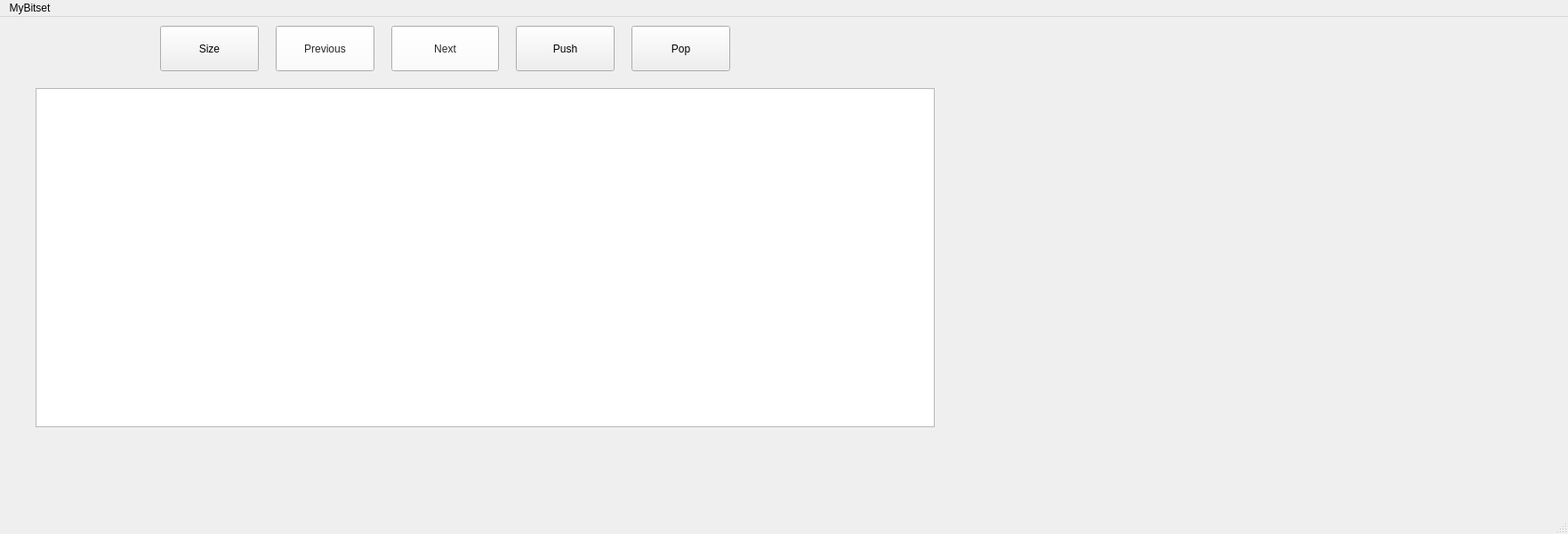
<?xml version="1.0" encoding="UTF-8"?>
<ui version="4.0">
 <class>MainWindow</class>
 <widget class="QMainWindow" name="MainWindow">
  <property name="geometry">
   <rect>
    <x>0</x>
    <y>0</y>
    <width>1763</width>
    <height>600</height>
   </rect>
  </property>
  <property name="windowTitle">
   <string>MainWindow</string>
  </property>
  <widget class="QWidget" name="centralwidget">
   <widget class="QGraphicsView" name="graphicsView">
    <property name="geometry">
     <rect>
      <x>40</x>
      <y>80</y>
      <width>1011</width>
      <height>381</height>
     </rect>
    </property>
   </widget>
   <widget class="QPushButton" name="pushButton">
    <property name="geometry">
     <rect>
      <x>440</x>
      <y>10</y>
      <width>121</width>
      <height>51</height>
     </rect>
    </property>
    <property name="palette">
     <palette>
      <active>
       <colorrole role="WindowText">
        <brush brushstyle="SolidPattern">
         <color alpha="255">
          <red>0</red>
          <green>0</green>
          <blue>0</blue>
         </color>
        </brush>
       </colorrole>
       <colorrole role="Button">
        <brush brushstyle="SolidPattern">
         <color alpha="255">
          <red>253</red>
          <green>0</green>
          <blue>0</blue>
         </color>
        </brush>
       </colorrole>
       <colorrole role="Light">
        <brush brushstyle="SolidPattern">
         <color alpha="255">
          <red>255</red>
          <green>124</green>
          <blue>124</blue>
         </color>
        </brush>
       </colorrole>
       <colorrole role="Midlight">
        <brush brushstyle="SolidPattern">
         <color alpha="255">
          <red>254</red>
          <green>62</green>
          <blue>62</blue>
         </color>
        </brush>
       </colorrole>
       <colorrole role="Dark">
        <brush brushstyle="SolidPattern">
         <color alpha="255">
          <red>126</red>
          <green>0</green>
          <blue>0</blue>
         </color>
        </brush>
       </colorrole>
       <colorrole role="Mid">
        <brush brushstyle="SolidPattern">
         <color alpha="255">
          <red>169</red>
          <green>0</green>
          <blue>0</blue>
         </color>
        </brush>
       </colorrole>
       <colorrole role="Text">
        <brush brushstyle="SolidPattern">
         <color alpha="255">
          <red>0</red>
          <green>0</green>
          <blue>0</blue>
         </color>
        </brush>
       </colorrole>
       <colorrole role="BrightText">
        <brush brushstyle="SolidPattern">
         <color alpha="255">
          <red>255</red>
          <green>255</green>
          <blue>255</blue>
         </color>
        </brush>
       </colorrole>
       <colorrole role="ButtonText">
        <brush brushstyle="SolidPattern">
         <color alpha="255">
          <red>0</red>
          <green>0</green>
          <blue>0</blue>
         </color>
        </brush>
       </colorrole>
       <colorrole role="Base">
        <brush brushstyle="SolidPattern">
         <color alpha="255">
          <red>255</red>
          <green>255</green>
          <blue>255</blue>
         </color>
        </brush>
       </colorrole>
       <colorrole role="Window">
        <brush brushstyle="SolidPattern">
         <color alpha="255">
          <red>253</red>
          <green>0</green>
          <blue>0</blue>
         </color>
        </brush>
       </colorrole>
       <colorrole role="Shadow">
        <brush brushstyle="SolidPattern">
         <color alpha="255">
          <red>0</red>
          <green>0</green>
          <blue>0</blue>
         </color>
        </brush>
       </colorrole>
       <colorrole role="AlternateBase">
        <brush brushstyle="SolidPattern">
         <color alpha="255">
          <red>254</red>
          <green>127</green>
          <blue>127</blue>
         </color>
        </brush>
       </colorrole>
       <colorrole role="ToolTipBase">
        <brush brushstyle="SolidPattern">
         <color alpha="255">
          <red>255</red>
          <green>255</green>
          <blue>220</blue>
         </color>
        </brush>
       </colorrole>
       <colorrole role="ToolTipText">
        <brush brushstyle="SolidPattern">
         <color alpha="255">
          <red>0</red>
          <green>0</green>
          <blue>0</blue>
         </color>
        </brush>
       </colorrole>
       <colorrole role="PlaceholderText">
        <brush brushstyle="SolidPattern">
         <color alpha="127">
          <red>0</red>
          <green>0</green>
          <blue>0</blue>
         </color>
        </brush>
       </colorrole>
      </active>
      <inactive>
       <colorrole role="WindowText">
        <brush brushstyle="SolidPattern">
         <color alpha="255">
          <red>35</red>
          <green>38</green>
          <blue>41</blue>
         </color>
        </brush>
       </colorrole>
       <colorrole role="Button">
        <brush brushstyle="SolidPattern">
         <color alpha="255">
          <red>251</red>
          <green>252</green>
          <blue>253</blue>
         </color>
        </brush>
       </colorrole>
       <colorrole role="Light">
        <brush brushstyle="SolidPattern">
         <color alpha="255">
          <red>255</red>
          <green>255</green>
          <blue>255</blue>
         </color>
        </brush>
       </colorrole>
       <colorrole role="Midlight">
        <brush brushstyle="SolidPattern">
         <color alpha="255">
          <red>255</red>
          <green>255</green>
          <blue>255</blue>
         </color>
        </brush>
       </colorrole>
       <colorrole role="Dark">
        <brush brushstyle="SolidPattern">
         <color alpha="255">
          <red>125</red>
          <green>126</green>
          <blue>126</blue>
         </color>
        </brush>
       </colorrole>
       <colorrole role="Mid">
        <brush brushstyle="SolidPattern">
         <color alpha="255">
          <red>167</red>
          <green>168</green>
          <blue>169</blue>
         </color>
        </brush>
       </colorrole>
       <colorrole role="Text">
        <brush brushstyle="SolidPattern">
         <color alpha="255">
          <red>35</red>
          <green>38</green>
          <blue>41</blue>
         </color>
        </brush>
       </colorrole>
       <colorrole role="BrightText">
        <brush brushstyle="SolidPattern">
         <color alpha="255">
          <red>255</red>
          <green>255</green>
          <blue>255</blue>
         </color>
        </brush>
       </colorrole>
       <colorrole role="ButtonText">
        <brush brushstyle="SolidPattern">
         <color alpha="255">
          <red>35</red>
          <green>38</green>
          <blue>41</blue>
         </color>
        </brush>
       </colorrole>
       <colorrole role="Base">
        <brush brushstyle="SolidPattern">
         <color alpha="255">
          <red>255</red>
          <green>255</green>
          <blue>255</blue>
         </color>
        </brush>
       </colorrole>
       <colorrole role="Window">
        <brush brushstyle="SolidPattern">
         <color alpha="255">
          <red>235</red>
          <green>239</green>
          <blue>244</blue>
         </color>
        </brush>
       </colorrole>
       <colorrole role="Shadow">
        <brush brushstyle="SolidPattern">
         <color alpha="255">
          <red>118</red>
          <green>118</green>
          <blue>118</blue>
         </color>
        </brush>
       </colorrole>
       <colorrole role="AlternateBase">
        <brush brushstyle="SolidPattern">
         <color alpha="255">
          <red>245</red>
          <green>246</green>
          <blue>249</blue>
         </color>
        </brush>
       </colorrole>
       <colorrole role="ToolTipBase">
        <brush brushstyle="SolidPattern">
         <color alpha="255">
          <red>245</red>
          <green>246</green>
          <blue>249</blue>
         </color>
        </brush>
       </colorrole>
       <colorrole role="ToolTipText">
        <brush brushstyle="SolidPattern">
         <color alpha="255">
          <red>35</red>
          <green>38</green>
          <blue>41</blue>
         </color>
        </brush>
       </colorrole>
       <colorrole role="PlaceholderText">
        <brush brushstyle="SolidPattern">
         <color alpha="128">
          <red>0</red>
          <green>0</green>
          <blue>0</blue>
         </color>
        </brush>
       </colorrole>
      </inactive>
      <disabled>
       <colorrole role="WindowText">
        <brush brushstyle="SolidPattern">
         <color alpha="255">
          <red>126</red>
          <green>0</green>
          <blue>0</blue>
         </color>
        </brush>
       </colorrole>
       <colorrole role="Button">
        <brush brushstyle="SolidPattern">
         <color alpha="255">
          <red>253</red>
          <green>0</green>
          <blue>0</blue>
         </color>
        </brush>
       </colorrole>
       <colorrole role="Light">
        <brush brushstyle="SolidPattern">
         <color alpha="255">
          <red>255</red>
          <green>124</green>
          <blue>124</blue>
         </color>
        </brush>
       </colorrole>
       <colorrole role="Midlight">
        <brush brushstyle="SolidPattern">
         <color alpha="255">
          <red>254</red>
          <green>62</green>
          <blue>62</blue>
         </color>
        </brush>
       </colorrole>
       <colorrole role="Dark">
        <brush brushstyle="SolidPattern">
         <color alpha="255">
          <red>126</red>
          <green>0</green>
          <blue>0</blue>
         </color>
        </brush>
       </colorrole>
       <colorrole role="Mid">
        <brush brushstyle="SolidPattern">
         <color alpha="255">
          <red>169</red>
          <green>0</green>
          <blue>0</blue>
         </color>
        </brush>
       </colorrole>
       <colorrole role="Text">
        <brush brushstyle="SolidPattern">
         <color alpha="255">
          <red>126</red>
          <green>0</green>
          <blue>0</blue>
         </color>
        </brush>
       </colorrole>
       <colorrole role="BrightText">
        <brush brushstyle="SolidPattern">
         <color alpha="255">
          <red>255</red>
          <green>255</green>
          <blue>255</blue>
         </color>
        </brush>
       </colorrole>
       <colorrole role="ButtonText">
        <brush brushstyle="SolidPattern">
         <color alpha="255">
          <red>126</red>
          <green>0</green>
          <blue>0</blue>
         </color>
        </brush>
       </colorrole>
       <colorrole role="Base">
        <brush brushstyle="SolidPattern">
         <color alpha="255">
          <red>253</red>
          <green>0</green>
          <blue>0</blue>
         </color>
        </brush>
       </colorrole>
       <colorrole role="Window">
        <brush brushstyle="SolidPattern">
         <color alpha="255">
          <red>253</red>
          <green>0</green>
          <blue>0</blue>
         </color>
        </brush>
       </colorrole>
       <colorrole role="Shadow">
        <brush brushstyle="SolidPattern">
         <color alpha="255">
          <red>177</red>
          <green>177</green>
          <blue>177</blue>
         </color>
        </brush>
       </colorrole>
       <colorrole role="AlternateBase">
        <brush brushstyle="SolidPattern">
         <color alpha="255">
          <red>245</red>
          <green>246</green>
          <blue>249</blue>
         </color>
        </brush>
       </colorrole>
       <colorrole role="ToolTipBase">
        <brush brushstyle="SolidPattern">
         <color alpha="255">
          <red>245</red>
          <green>246</green>
          <blue>249</blue>
         </color>
        </brush>
       </colorrole>
       <colorrole role="ToolTipText">
        <brush brushstyle="SolidPattern">
         <color alpha="255">
          <red>35</red>
          <green>38</green>
          <blue>41</blue>
         </color>
        </brush>
       </colorrole>
       <colorrole role="PlaceholderText">
        <brush brushstyle="SolidPattern">
         <color alpha="128">
          <red>0</red>
          <green>0</green>
          <blue>0</blue>
         </color>
        </brush>
       </colorrole>
      </disabled>
     </palette>
    </property>
    <property name="text">
     <string>Next</string>
    </property>
   </widget>
   <widget class="QPushButton" name="pushButton_2">
    <property name="geometry">
     <rect>
      <x>310</x>
      <y>10</y>
      <width>111</width>
      <height>51</height>
     </rect>
    </property>
    <property name="palette">
     <palette>
      <active>
       <colorrole role="WindowText">
        <brush brushstyle="SolidPattern">
         <color alpha="255">
          <red>0</red>
          <green>0</green>
          <blue>0</blue>
         </color>
        </brush>
       </colorrole>
       <colorrole role="Button">
        <brush brushstyle="SolidPattern">
         <color alpha="255">
          <red>253</red>
          <green>8</green>
          <blue>0</blue>
         </color>
        </brush>
       </colorrole>
       <colorrole role="Light">
        <brush brushstyle="SolidPattern">
         <color alpha="255">
          <red>255</red>
          <green>129</green>
          <blue>124</blue>
         </color>
        </brush>
       </colorrole>
       <colorrole role="Midlight">
        <brush brushstyle="SolidPattern">
         <color alpha="255">
          <red>254</red>
          <green>68</green>
          <blue>62</blue>
         </color>
        </brush>
       </colorrole>
       <colorrole role="Dark">
        <brush brushstyle="SolidPattern">
         <color alpha="255">
          <red>126</red>
          <green>4</green>
          <blue>0</blue>
         </color>
        </brush>
       </colorrole>
       <colorrole role="Mid">
        <brush brushstyle="SolidPattern">
         <color alpha="255">
          <red>169</red>
          <green>5</green>
          <blue>0</blue>
         </color>
        </brush>
       </colorrole>
       <colorrole role="Text">
        <brush brushstyle="SolidPattern">
         <color alpha="255">
          <red>0</red>
          <green>0</green>
          <blue>0</blue>
         </color>
        </brush>
       </colorrole>
       <colorrole role="BrightText">
        <brush brushstyle="SolidPattern">
         <color alpha="255">
          <red>255</red>
          <green>255</green>
          <blue>255</blue>
         </color>
        </brush>
       </colorrole>
       <colorrole role="ButtonText">
        <brush brushstyle="SolidPattern">
         <color alpha="255">
          <red>0</red>
          <green>0</green>
          <blue>0</blue>
         </color>
        </brush>
       </colorrole>
       <colorrole role="Base">
        <brush brushstyle="SolidPattern">
         <color alpha="255">
          <red>255</red>
          <green>255</green>
          <blue>255</blue>
         </color>
        </brush>
       </colorrole>
       <colorrole role="Window">
        <brush brushstyle="SolidPattern">
         <color alpha="255">
          <red>253</red>
          <green>8</green>
          <blue>0</blue>
         </color>
        </brush>
       </colorrole>
       <colorrole role="Shadow">
        <brush brushstyle="SolidPattern">
         <color alpha="255">
          <red>0</red>
          <green>0</green>
          <blue>0</blue>
         </color>
        </brush>
       </colorrole>
       <colorrole role="AlternateBase">
        <brush brushstyle="SolidPattern">
         <color alpha="255">
          <red>254</red>
          <green>131</green>
          <blue>127</blue>
         </color>
        </brush>
       </colorrole>
       <colorrole role="ToolTipBase">
        <brush brushstyle="SolidPattern">
         <color alpha="255">
          <red>255</red>
          <green>255</green>
          <blue>220</blue>
         </color>
        </brush>
       </colorrole>
       <colorrole role="ToolTipText">
        <brush brushstyle="SolidPattern">
         <color alpha="255">
          <red>0</red>
          <green>0</green>
          <blue>0</blue>
         </color>
        </brush>
       </colorrole>
       <colorrole role="PlaceholderText">
        <brush brushstyle="SolidPattern">
         <color alpha="127">
          <red>0</red>
          <green>0</green>
          <blue>0</blue>
         </color>
        </brush>
       </colorrole>
      </active>
      <inactive>
       <colorrole role="WindowText">
        <brush brushstyle="SolidPattern">
         <color alpha="255">
          <red>35</red>
          <green>38</green>
          <blue>41</blue>
         </color>
        </brush>
       </colorrole>
       <colorrole role="Button">
        <brush brushstyle="SolidPattern">
         <color alpha="255">
          <red>251</red>
          <green>252</green>
          <blue>253</blue>
         </color>
        </brush>
       </colorrole>
       <colorrole role="Light">
        <brush brushstyle="SolidPattern">
         <color alpha="255">
          <red>255</red>
          <green>255</green>
          <blue>255</blue>
         </color>
        </brush>
       </colorrole>
       <colorrole role="Midlight">
        <brush brushstyle="SolidPattern">
         <color alpha="255">
          <red>255</red>
          <green>255</green>
          <blue>255</blue>
         </color>
        </brush>
       </colorrole>
       <colorrole role="Dark">
        <brush brushstyle="SolidPattern">
         <color alpha="255">
          <red>125</red>
          <green>126</green>
          <blue>126</blue>
         </color>
        </brush>
       </colorrole>
       <colorrole role="Mid">
        <brush brushstyle="SolidPattern">
         <color alpha="255">
          <red>167</red>
          <green>168</green>
          <blue>169</blue>
         </color>
        </brush>
       </colorrole>
       <colorrole role="Text">
        <brush brushstyle="SolidPattern">
         <color alpha="255">
          <red>35</red>
          <green>38</green>
          <blue>41</blue>
         </color>
        </brush>
       </colorrole>
       <colorrole role="BrightText">
        <brush brushstyle="SolidPattern">
         <color alpha="255">
          <red>255</red>
          <green>255</green>
          <blue>255</blue>
         </color>
        </brush>
       </colorrole>
       <colorrole role="ButtonText">
        <brush brushstyle="SolidPattern">
         <color alpha="255">
          <red>35</red>
          <green>38</green>
          <blue>41</blue>
         </color>
        </brush>
       </colorrole>
       <colorrole role="Base">
        <brush brushstyle="SolidPattern">
         <color alpha="255">
          <red>255</red>
          <green>255</green>
          <blue>255</blue>
         </color>
        </brush>
       </colorrole>
       <colorrole role="Window">
        <brush brushstyle="SolidPattern">
         <color alpha="255">
          <red>235</red>
          <green>239</green>
          <blue>244</blue>
         </color>
        </brush>
       </colorrole>
       <colorrole role="Shadow">
        <brush brushstyle="SolidPattern">
         <color alpha="255">
          <red>118</red>
          <green>118</green>
          <blue>118</blue>
         </color>
        </brush>
       </colorrole>
       <colorrole role="AlternateBase">
        <brush brushstyle="SolidPattern">
         <color alpha="255">
          <red>245</red>
          <green>246</green>
          <blue>249</blue>
         </color>
        </brush>
       </colorrole>
       <colorrole role="ToolTipBase">
        <brush brushstyle="SolidPattern">
         <color alpha="255">
          <red>245</red>
          <green>246</green>
          <blue>249</blue>
         </color>
        </brush>
       </colorrole>
       <colorrole role="ToolTipText">
        <brush brushstyle="SolidPattern">
         <color alpha="255">
          <red>35</red>
          <green>38</green>
          <blue>41</blue>
         </color>
        </brush>
       </colorrole>
       <colorrole role="PlaceholderText">
        <brush brushstyle="SolidPattern">
         <color alpha="128">
          <red>0</red>
          <green>0</green>
          <blue>0</blue>
         </color>
        </brush>
       </colorrole>
      </inactive>
      <disabled>
       <colorrole role="WindowText">
        <brush brushstyle="SolidPattern">
         <color alpha="255">
          <red>126</red>
          <green>4</green>
          <blue>0</blue>
         </color>
        </brush>
       </colorrole>
       <colorrole role="Button">
        <brush brushstyle="SolidPattern">
         <color alpha="255">
          <red>253</red>
          <green>8</green>
          <blue>0</blue>
         </color>
        </brush>
       </colorrole>
       <colorrole role="Light">
        <brush brushstyle="SolidPattern">
         <color alpha="255">
          <red>255</red>
          <green>129</green>
          <blue>124</blue>
         </color>
        </brush>
       </colorrole>
       <colorrole role="Midlight">
        <brush brushstyle="SolidPattern">
         <color alpha="255">
          <red>254</red>
          <green>68</green>
          <blue>62</blue>
         </color>
        </brush>
       </colorrole>
       <colorrole role="Dark">
        <brush brushstyle="SolidPattern">
         <color alpha="255">
          <red>126</red>
          <green>4</green>
          <blue>0</blue>
         </color>
        </brush>
       </colorrole>
       <colorrole role="Mid">
        <brush brushstyle="SolidPattern">
         <color alpha="255">
          <red>169</red>
          <green>5</green>
          <blue>0</blue>
         </color>
        </brush>
       </colorrole>
       <colorrole role="Text">
        <brush brushstyle="SolidPattern">
         <color alpha="255">
          <red>126</red>
          <green>4</green>
          <blue>0</blue>
         </color>
        </brush>
       </colorrole>
       <colorrole role="BrightText">
        <brush brushstyle="SolidPattern">
         <color alpha="255">
          <red>255</red>
          <green>255</green>
          <blue>255</blue>
         </color>
        </brush>
       </colorrole>
       <colorrole role="ButtonText">
        <brush brushstyle="SolidPattern">
         <color alpha="255">
          <red>126</red>
          <green>4</green>
          <blue>0</blue>
         </color>
        </brush>
       </colorrole>
       <colorrole role="Base">
        <brush brushstyle="SolidPattern">
         <color alpha="255">
          <red>253</red>
          <green>8</green>
          <blue>0</blue>
         </color>
        </brush>
       </colorrole>
       <colorrole role="Window">
        <brush brushstyle="SolidPattern">
         <color alpha="255">
          <red>253</red>
          <green>8</green>
          <blue>0</blue>
         </color>
        </brush>
       </colorrole>
       <colorrole role="Shadow">
        <brush brushstyle="SolidPattern">
         <color alpha="255">
          <red>177</red>
          <green>177</green>
          <blue>177</blue>
         </color>
        </brush>
       </colorrole>
       <colorrole role="AlternateBase">
        <brush brushstyle="SolidPattern">
         <color alpha="255">
          <red>245</red>
          <green>246</green>
          <blue>249</blue>
         </color>
        </brush>
       </colorrole>
       <colorrole role="ToolTipBase">
        <brush brushstyle="SolidPattern">
         <color alpha="255">
          <red>245</red>
          <green>246</green>
          <blue>249</blue>
         </color>
        </brush>
       </colorrole>
       <colorrole role="ToolTipText">
        <brush brushstyle="SolidPattern">
         <color alpha="255">
          <red>35</red>
          <green>38</green>
          <blue>41</blue>
         </color>
        </brush>
       </colorrole>
       <colorrole role="PlaceholderText">
        <brush brushstyle="SolidPattern">
         <color alpha="128">
          <red>0</red>
          <green>0</green>
          <blue>0</blue>
         </color>
        </brush>
       </colorrole>
      </disabled>
     </palette>
    </property>
    <property name="text">
     <string>Previous</string>
    </property>
   </widget>
   <widget class="QPushButton" name="szButton">
    <property name="geometry">
     <rect>
      <x>180</x>
      <y>10</y>
      <width>111</width>
      <height>51</height>
     </rect>
    </property>
    <property name="text">
     <string>Size</string>
    </property>
   </widget>
   <widget class="QPushButton" name="pushButton_real">
    <property name="geometry">
     <rect>
      <x>580</x>
      <y>10</y>
      <width>111</width>
      <height>51</height>
     </rect>
    </property>
    <property name="text">
     <string>Push</string>
    </property>
   </widget>
   <widget class="QPushButton" name="pushButton_3">
    <property name="geometry">
     <rect>
      <x>710</x>
      <y>10</y>
      <width>111</width>
      <height>51</height>
     </rect>
    </property>
    <property name="text">
     <string>Pop</string>
    </property>
   </widget>
  </widget>
  <widget class="QMenuBar" name="menubar">
   <property name="geometry">
    <rect>
     <x>0</x>
     <y>0</y>
     <width>1763</width>
     <height>22</height>
    </rect>
   </property>
   <widget class="QMenu" name="menuMyBitset">
    <property name="title">
     <string>MyBitset</string>
    </property>
   </widget>
   <addaction name="menuMyBitset"/>
  </widget>
  <widget class="QStatusBar" name="statusbar"/>
 </widget>
 <resources/>
 <connections/>
</ui>
